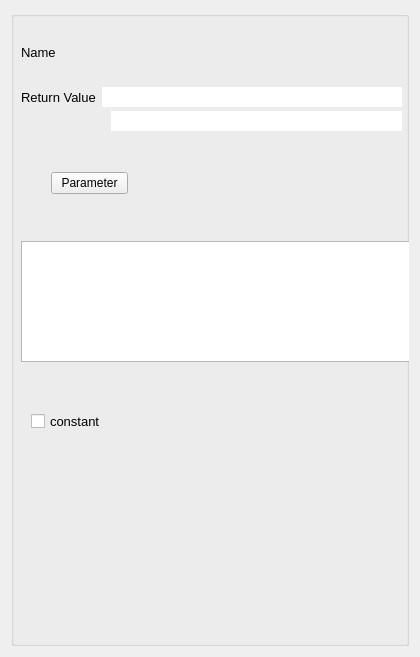
<?xml version="1.0" encoding="UTF-8"?>
<ui version="4.0">
 <class>FunctionWidged</class>
 <widget class="QDialog" name="FunctionWidged">
  <property name="geometry">
   <rect>
    <x>0</x>
    <y>0</y>
    <width>420</width>
    <height>657</height>
   </rect>
  </property>
  <property name="windowTitle">
   <string>Dialog</string>
  </property>
  <layout class="QGridLayout" name="gridLayout">
   <item row="0" column="0">
    <widget class="QGroupBox" name="groupBox">
     <property name="title">
      <string/>
     </property>
     <widget class="QWidget" name="widget" native="true">
      <property name="geometry">
       <rect>
        <x>0</x>
        <y>30</y>
        <width>391</width>
        <height>118</height>
       </rect>
      </property>
      <widget class="QLineEdit" name="edit_FunctionName">
       <property name="enabled">
        <bool>true</bool>
       </property>
       <property name="geometry">
        <rect>
         <x>100</x>
         <y>70</y>
         <width>340</width>
         <height>20</height>
        </rect>
       </property>
       <property name="minimumSize">
        <size>
         <width>340</width>
         <height>0</height>
        </size>
       </property>
       <property name="toolTip">
        <string>&lt;html&gt;&lt;head/&gt;&lt;body&gt;&lt;p&gt;give in name&lt;/p&gt;&lt;/body&gt;&lt;/html&gt;</string>
       </property>
       <property name="maxLength">
        <number>32769</number>
       </property>
       <property name="frame">
        <bool>false</bool>
       </property>
      </widget>
      <widget class="QWidget" name="layoutWidget">
       <property name="geometry">
        <rect>
         <x>10</x>
         <y>0</y>
         <width>381</width>
         <height>22</height>
        </rect>
       </property>
       <layout class="QHBoxLayout" name="horizontalLayout_2">
        <item>
         <widget class="QLabel" name="label">
          <property name="font">
           <font>
            <pointsize>10</pointsize>
           </font>
          </property>
          <property name="text">
           <string>Name</string>
          </property>
         </widget>
        </item>
       </layout>
      </widget>
      <widget class="QWidget" name="layoutWidget">
       <property name="geometry">
        <rect>
         <x>10</x>
         <y>45</y>
         <width>381</width>
         <height>22</height>
        </rect>
       </property>
       <layout class="QHBoxLayout" name="horizontalLayout_3">
        <item>
         <widget class="QLabel" name="label_3">
          <property name="font">
           <font>
            <pointsize>10</pointsize>
           </font>
          </property>
          <property name="text">
           <string>Return Value</string>
          </property>
         </widget>
        </item>
        <item>
         <widget class="QLineEdit" name="edit_FunctionReturnValue">
          <property name="minimumSize">
           <size>
            <width>299</width>
            <height>0</height>
           </size>
          </property>
          <property name="toolTip">
           <string>&lt;html&gt;&lt;head/&gt;&lt;body&gt;&lt;p&gt;give in name&lt;/p&gt;&lt;/body&gt;&lt;/html&gt;</string>
          </property>
          <property name="frame">
           <bool>false</bool>
          </property>
         </widget>
        </item>
       </layout>
      </widget>
      <zorder>layoutWidget</zorder>
      <zorder>layoutWidget</zorder>
      <zorder>edit_FunctionName</zorder>
     </widget>
     <widget class="QWidget" name="widget_2" native="true">
      <property name="geometry">
       <rect>
        <x>10</x>
        <y>230</y>
        <width>391</width>
        <height>271</height>
       </rect>
      </property>
      <widget class="QCheckBox" name="checkBox_FunctionConstant">
       <property name="geometry">
        <rect>
         <x>10</x>
         <y>170</y>
         <width>373</width>
         <height>20</height>
        </rect>
       </property>
       <property name="font">
        <font>
         <pointsize>10</pointsize>
        </font>
       </property>
       <property name="text">
        <string>constant</string>
       </property>
      </widget>
      <widget class="QWidget" name="layoutWidget">
       <property name="geometry">
        <rect>
         <x>10</x>
         <y>290</y>
         <width>371</width>
         <height>25</height>
        </rect>
       </property>
       <layout class="QHBoxLayout" name="horizontalLayout">
        <item>
         <widget class="QPushButton" name="Close_Button">
          <property name="text">
           <string>Close</string>
          </property>
         </widget>
        </item>
        <item>
         <widget class="QPushButton" name="Save_Button">
          <property name="text">
           <string>Save</string>
          </property>
         </widget>
        </item>
       </layout>
      </widget>
      <widget class="QListWidget" name="functionListWidget">
       <property name="geometry">
        <rect>
         <x>0</x>
         <y>0</y>
         <width>391</width>
         <height>121</height>
        </rect>
       </property>
      </widget>
     </widget>
     <widget class="QWidget" name="layoutWidget">
      <property name="geometry">
       <rect>
        <x>40</x>
        <y>160</y>
        <width>77</width>
        <height>25</height>
       </rect>
      </property>
      <layout class="QHBoxLayout" name="horizontalLayout_4">
       <item>
        <widget class="QPushButton" name="pushButton_SetParameter">
         <property name="cursor">
          <cursorShape>ArrowCursor</cursorShape>
         </property>
         <property name="text">
          <string>Parameter</string>
         </property>
        </widget>
       </item>
      </layout>
     </widget>
    </widget>
   </item>
  </layout>
 </widget>
 <resources/>
 <connections/>
</ui>
